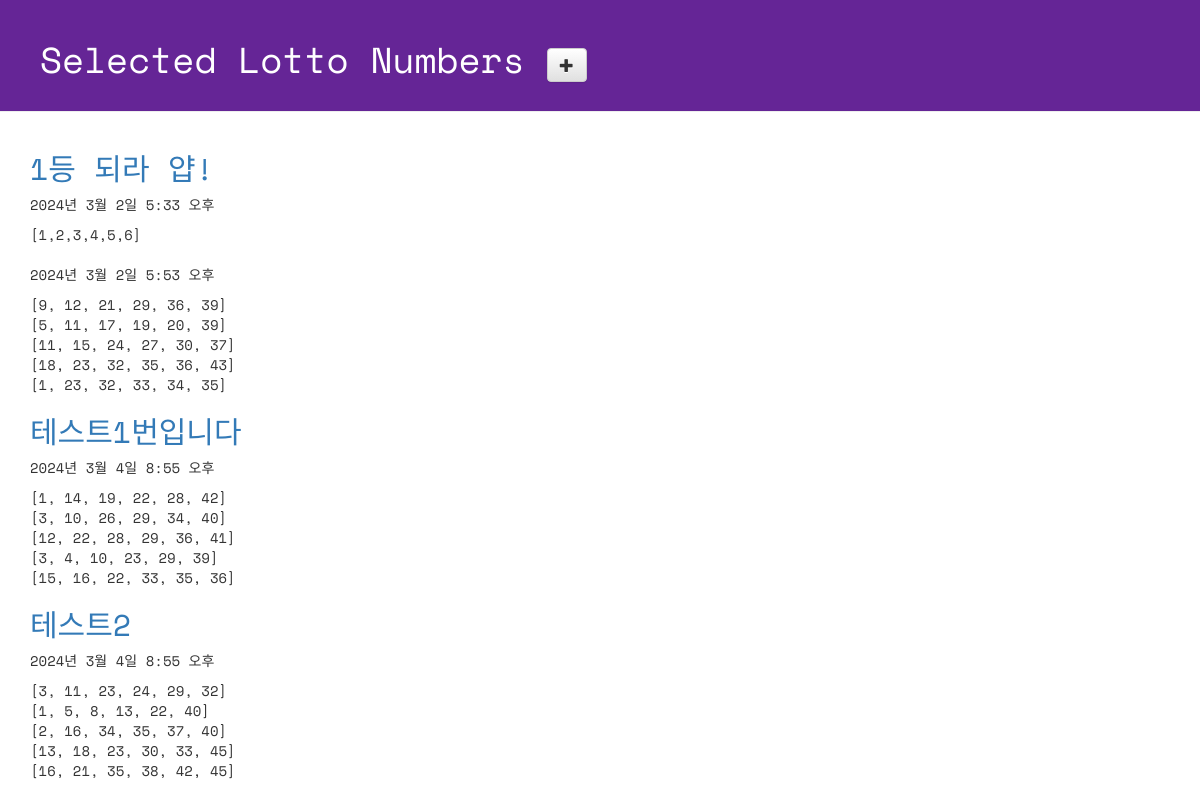
Page /lotto/ on the committed database.
### lotto/models.py (models this page shows, shortened)
class GuessNumbers(models.Model):
    name = models.CharField(max_length=24)
    text = models.CharField(max_length=225)
    lottos = models.CharField(max_length=255, default='[1,2,3,4,5,6]')
    num_lotto = models.IntegerField(default=5)
    update_date = models.DateTimeField()

### lotto/views.py (the view)
# urls.py: path('lotto/', views.index, name='index'),
def index(request):
    lottos = GuessNumbers.objects.all()
    return render(request, 'lotto/default.html', {'lottos': lottos})

### lotto/templates/lotto/default.html (shortened to what this page needs)
<!DOCTYPE html>
{% load static %}
<html lang="ko">
<head>
  <link rel="stylesheet" href="//maxcdn.bootstrapcdn.com/bootstrap/3.2.0/css/bootstrap.min.css">
  <link rel="stylesheet" href="//maxcdn.bootstrapcdn.com/bootstrap/3.2.0/css/bootstrap-theme.min.css">
  <link rel="stylesheet" href="{% static 'css/lotto.css' %}">
</head>
<body>
  <div class="page-header">
    <h1>
      Selected Lotto Numbers
      <a href="{% url 'new_lotto' %}">
      <span class="glyphicon glyphicon-plus btn btn-default"></span>
      </a>
    </h1>
  </div>
  <div class="container lotto">
    {% for lotto in lottos %}
      <h2><a href="{% url 'detail' lottokey=lotto.id %}">{{ lotto.text }}</a></h2>
      <p>{{ lotto.update_date }}</p>
      <p>{{ lotto.lottos | linebreaksbr }}</p>
    {% endfor %}
  </div>
</body>
</html>

### lotto/static/css/lotto.css (style rules this page uses)
.page-header { background-color: #652596; margin-top: 0; padding: 20px 20px 20px 40px; font-family: 'Space Mono', monospace; }
.page-header h1 { color: #FFFFFF; }
.container { font-family: 'Space Mono', monospace; }
.container h2 { color: #b9f442; }

### rows in the picture
GuessNumbers: text "1등 되라 얍!", update_date "2024년 3월 2일 5:33 오후", lottos "[1,2,3,4,5,6]"
GuessNumbers: update_date "2024년 3월 2일 5:53 오후", lottos "[9, 12, 21, 29, 36, 39] [5, 11, 17, 19, 20, 39] [11, 15, 24, 27, 30, 37] [18, 23, 32, 35, 36, 43] [1, 23, 32, 33, 34, 35]"
GuessNumbers: text "테스트1번입니다", update_date "2024년 3월 4일 8:55 오후", lottos "[1, 14, 19, 22, 28, 42] [3, 10, 26, 29, 34, 40] [12, 22, 28, 29, 36, 41] [3, 4, 10, 23, 29, 39] [15, 16, 22, 33, 35, 36]"
GuessNumbers: text "테스트2", update_date "2024년 3월 4일 8:55 오후", lottos "[3, 11, 23, 24, 29, 32] [1, 5, 8, 13, 22, 40] [2, 16, 34, 35, 37, 40] [13, 18, 23, 30, 33, 45] [16, 21, 35, 38, 42, 45]"
